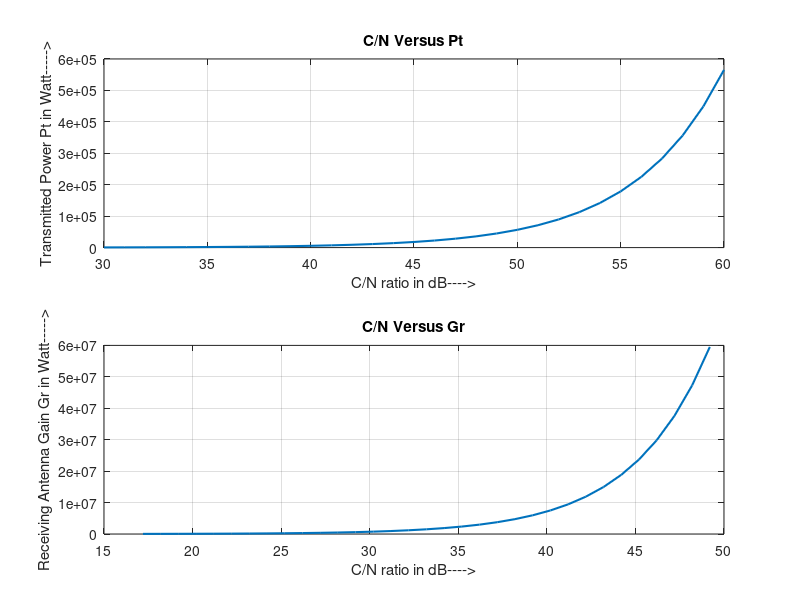

Source code (MATLAB):
clc;
close all;
clear all;

% Boltzman Constant K = -228dBW/K/hz
% Satellite at 40,000Km distance from Earth station
% Satellite Antenna Gain = 31dB
% Receiver System Noise Temp = 500K
% Transponder saturated output Power = 80W
% Earth Station Antenna Diameter = 5m
% Earth Station Aperture Efficiency = 68%
% Uplink Frequency = 14.15Ghz
% Required C/N in transponder = 30dB
% Transponder HPA Output Backoff = 1 dB
% Location: -2dB contour of satellite receiving antenna
% Downlink Frequency = 11.45Ghz
% Receiver IF Noise BW = 43.2Mhz
% Antenna Noise Temp = 30K
% LNA Noise Temp = 110K
% Required Overall (C/N)o in clear air = 17dB



CNup=30:1:60;    %C/N required at transponder is 30dB
ln=length(CNup);
% Uplink Noise Power Budget
k=-228.6;  % Boltzman Constant
T1=500;
Ts1=10*log10(T1);     % noise temp 500K in dBK
B1=10*log10(43.2*10^6);;    % noise BW 43.2 Mhz in dBhz 

N1=k+Ts1+B1;  %in dBW   % Transponder Noise power N=kTsB
Pr1=N1+CNup;   % received power must be 30dB graeter than noise power
% Uplink Power Budget
R=4*10^7;
D=5;       % Antenna Diameter
Ae=0.68;   % Aperture Efficiency
lmb=0.0212; % operating wavelength
Gt1=10*log10(Ae*(pi*D/lmb)^2);  % Earth Satation Antenna gain
Lp1=10*log10((4*pi*R/lmb)^2);   % pathlosss in dB
Gr1=31;     % Satellite Antenna Gain in dB
Lp1=-Lp1;    % pathloss is negative
Lant=-2;    % due to 2dB contour
% Pr=Pt+Gt+Gr+Lp+Lant; As all in dB so simply addition
Pt1=Pr1-(Gt1+Gr1+Lp1+Lant);
for i=1:ln
Ptw(i)=10^(Pt1(i)/10);
end
subplot(2,1,1);
plot(CNup,Ptw,'LineWidth',1.5);
xlabel('C/N ratio in dB---->');
ylabel('Transmitted Power Pt in Watt----->');
title('C/N Versus Pt');
grid on;

%DOWNLINK DESIGN
CNdwn=17.2:1:50; % C/N downlink is 17.2 dB as C/N air is 17dB
lnn=length(CNdwn);
%Downlink noise Power Budget
k=-228.6;
T2=30+110; % noise temp
Ts2=10*log10(T2); % Noise Temp in dB
B2=10*log10(43.2*10^6); % Noise BW in dB
N2=k+Ts2+B2;

Pr2=N2+CNdwn;  %power at earthstation receiver input
Lp2=207.2-20*log10(14.15/11.45);
Pt2=10*log10(80)-1; % Output power is 1dB below saturated power 80W
%Downlink Power Budget
Gt2=31;
Lp2=-Lp2;
La=-3;
% Pr=(Pt*Gt*Gr)/(Lp*La)  in Watt
% Pr=Pt+Gt+Gr-Lp-La      in dB
Gr2=Pr2-(Pt2+Gt2+Lp2+La);
for i=1:lnn
Grw(i)=10^(Gr2(i)/10);
end
subplot(2,1,2);
plot(CNdwn,Grw,'LineWidth',1.5);
xlabel('C/N ratio in dB---->');
ylabel('Receiving Antenna Gain Gr in Watt----->');
title('C/N Versus Gr');
grid on;

